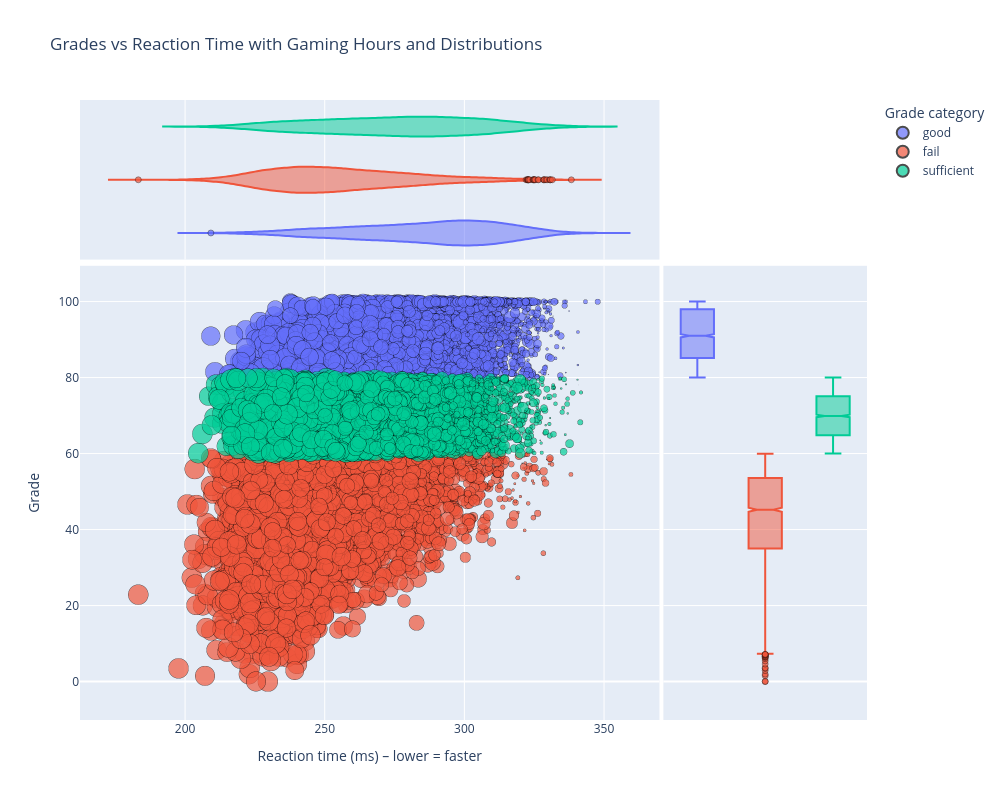

The code cell stored with this chart in its notebook:
### Code cell
# Ensure we only use realistic grades
df_filtered = df[df["grades"] <= 100].copy()

fig = px.scatter(
    df_filtered,
    x="reaction_time_ms",
    y="grades",
    color="grade_category",       # color by grade category
    size="gaming_hours",          # larger bubbles = more gaming hours
    hover_data=[
        "student_id",
        "age",
        "gender",
        "gaming_hours",
        "study_hours",
        "reaction_time_ms",
        "grades",
        "grade_category",
    ],
    marginal_x="violin",          # distribution of reaction times
    marginal_y="box",             # distribution of grades
    title="Grades vs Reaction Time with Gaming Hours and Distributions",
    width=1000,
    height=800,
)

# Make points readable
fig.update_traces(marker=dict(opacity=0.7, line=dict(width=0.5, color="black")))

# Improve axis labels
fig.update_layout(
    xaxis_title="Reaction time (ms) – lower = faster",
    yaxis_title="Grade",
    legend_title_text="Grade category",
)

fig.show()

### Figure 1 — Plotly figure (JSON) as saved in the notebook; plotly's stock layout.template omitted (floating-point values rounded to 4 significant figures; data arrays with more than 128 entries replaced by an {"elided": "..."} marker saying what was removed)
{"data": [{"customdata": {"elided": "2317x6 mixed values"}, "hovertemplate": "grade_category=%{customdata[5]}<br>reaction_time_ms=%{x}<br>grades=%{y}<br>gaming_hours=%{customdata[3]}<br>student_id=%{customdata[0]}<br>age=%{customdata[1]}<br>gender=%{customdata[2]}<br>study_hours=%{customdata[4]}<extra></extra>", "legendgroup": "good", "marker": {"color": "#636efa", "line": {"color": "black", "width": 0.5}, "opacity": 0.7, "size": {"elided": "2317 float values"}, "sizemode": "area", "sizeref": 0.02, "symbol": "circle"}, "mode": "markers", "name": "good", "showlegend": true, "type": "scattergl", "x": {"elided": "2317 float values"}, "xaxis": "x", "y": {"elided": "2317 float values"}, "yaxis": "y"}, {"alignmentgroup": "True", "customdata": {"elided": "2317x6 mixed values"}, "hovertemplate": "grade_category=%{customdata[5]}<br>reaction_time_ms=%{x}<br>student_id=%{customdata[0]}<br>age=%{customdata[1]}<br>gender=%{customdata[2]}<br>gaming_hours=%{customdata[3]}<br>study_hours=%{customdata[4]}<extra></extra>", "legendgroup": "good", "marker": {"color": "#636efa", "line": {"color": "black", "width": 0.5}, "opacity": 0.7, "symbol": "circle"}, "name": "good", "offsetgroup": "good", "scalegroup": "x", "showlegend": false, "type": "violin", "x": {"elided": "2317 float values"}, "xaxis": "x3", "yaxis": "y3"}, {"alignmentgroup": "True", "customdata": {"elided": "2317x6 mixed values"}, "hovertemplate": "grade_category=%{customdata[5]}<br>grades=%{y}<br>student_id=%{customdata[0]}<br>age=%{customdata[1]}<br>gender=%{customdata[2]}<br>gaming_hours=%{customdata[3]}<br>study_hours=%{customdata[4]}<extra></extra>", "legendgroup": "good", "marker": {"color": "#636efa", "line": {"color": "black", "width": 0.5}, "opacity": 0.7, "symbol": "circle"}, "name": "good", "notched": true, "offsetgroup": "good", "showlegend": false, "type": "box", "xaxis": "x2", "y": {"elided": "2317 float values"}, "yaxis": "y2"}, {"customdata": {"elided": "3131x6 mixed values"}, "hovertemplate": "grade_category=%{customdata[5]}<br>reaction_time_ms=%{x}<br>grades=%{y}<br>gaming_hours=%{customdata[3]}<br>student_id=%{customdata[0]}<br>age=%{customdata[1]}<br>gender=%{customdata[2]}<br>study_hours=%{customdata[4]}<extra></extra>", "legendgroup": "fail", "marker": {"color": "#EF553B", "line": {"color": "black", "width": 0.5}, "opacity": 0.7, "size": {"elided": "3131 float values"}, "sizemode": "area", "sizeref": 0.02, "symbol": "circle"}, "mode": "markers", "name": "fail", "showlegend": true, "type": "scattergl", "x": {"elided": "3131 float values"}, "xaxis": "x", "y": {"elided": "3131 float values"}, "yaxis": "y"}, {"alignmentgroup": "True", "customdata": {"elided": "3131x6 mixed values"}, "hovertemplate": "grade_category=%{customdata[5]}<br>reaction_time_ms=%{x}<br>student_id=%{customdata[0]}<br>age=%{customdata[1]}<br>gender=%{customdata[2]}<br>gaming_hours=%{customdata[3]}<br>study_hours=%{customdata[4]}<extra></extra>", "legendgroup": "fail", "marker": {"color": "#EF553B", "line": {"color": "black", "width": 0.5}, "opacity": 0.7, "symbol": "circle"}, "name": "fail", "offsetgroup": "fail", "scalegroup": "x", "showlegend": false, "type": "violin", "x": {"elided": "3131 float values"}, "xaxis": "x3", "yaxis": "y3"}, {"alignmentgroup": "True", "customdata": {"elided": "3131x6 mixed values"}, "hovertemplate": "grade_category=%{customdata[5]}<br>grades=%{y}<br>student_id=%{customdata[0]}<br>age=%{customdata[1]}<br>gender=%{customdata[2]}<br>gaming_hours=%{customdata[3]}<br>study_hours=%{customdata[4]}<extra></extra>", "legendgroup": "fail", "marker": {"color": "#EF553B", "line": {"color": "black", "width": 0.5}, "opacity": 0.7, "symbol": "circle"}, "name": "fail", "notched": true, "offsetgroup": "fail", "showlegend": false, "type": "box", "xaxis": "x2", "y": {"elided": "3131 float values"}, "yaxis": "y2"}, {"customdata": {"elided": "2418x6 mixed values"}, "hovertemplate": "grade_category=%{customdata[5]}<br>reaction_time_ms=%{x}<br>grades=%{y}<br>gaming_hours=%{customdata[3]}<br>student_id=%{customdata[0]}<br>age=%{customdata[1]}<br>gender=%{customdata[2]}<br>study_hours=%{customdata[4]}<extra></extra>", "legendgroup": "sufficient", "marker": {"color": "#00cc96", "line": {"color": "black", "width": 0.5}, "opacity": 0.7, "size": {"elided": "2418 float values"}, "sizemode": "area", "sizeref": 0.02, "symbol": "circle"}, "mode": "markers", "name": "sufficient", "showlegend": true, "type": "scattergl", "x": {"elided": "2418 float values"}, "xaxis": "x", "y": {"elided": "2418 float values"}, "yaxis": "y"}, {"alignmentgroup": "True", "customdata": {"elided": "2418x6 mixed values"}, "hovertemplate": "grade_category=%{customdata[5]}<br>reaction_time_ms=%{x}<br>student_id=%{customdata[0]}<br>age=%{customdata[1]}<br>gender=%{customdata[2]}<br>gaming_hours=%{customdata[3]}<br>study_hours=%{customdata[4]}<extra></extra>", "legendgroup": "sufficient", "marker": {"color": "#00cc96", "line": {"color": "black", "width": 0.5}, "opacity": 0.7, "symbol": "circle"}, "name": "sufficient", "offsetgroup": "sufficient", "scalegroup": "x", "showlegend": false, "type": "violin", "x": {"elided": "2418 float values"}, "xaxis": "x3", "yaxis": "y3"}, {"alignmentgroup": "True", "customdata": {"elided": "2418x6 mixed values"}, "hovertemplate": "grade_category=%{customdata[5]}<br>grades=%{y}<br>student_id=%{customdata[0]}<br>age=%{customdata[1]}<br>gender=%{customdata[2]}<br>gaming_hours=%{customdata[3]}<br>study_hours=%{customdata[4]}<extra></extra>", "legendgroup": "sufficient", "marker": {"color": "#00cc96", "line": {"color": "black", "width": 0.5}, "opacity": 0.7, "symbol": "circle"}, "name": "sufficient", "notched": true, "offsetgroup": "sufficient", "showlegend": false, "type": "box", "xaxis": "x2", "y": {"elided": "2418 float values"}, "yaxis": "y2"}], "layout": {"height": 800, "legend": {"itemsizing": "constant", "title": {"text": "Grade category"}, "tracegroupgap": 0}, "title": {"text": "Grades vs Reaction Time with Gaming Hours and Distributions"}, "width": 1000, "xaxis": {"anchor": "y", "domain": [0, 0.7363], "title": {"text": "Reaction time (ms) – lower = faster"}}, "xaxis2": {"anchor": "y2", "domain": [0.7413, 1], "matches": "x2", "showgrid": false, "showline": false, "showticklabels": false, "ticks": ""}, "xaxis3": {"anchor": "y3", "domain": [0, 0.7363], "matches": "x", "showgrid": true, "showticklabels": false}, "xaxis4": {"anchor": "y4", "domain": [0.7413, 1], "matches": "x2", "showgrid": false, "showline": false, "showticklabels": false, "ticks": ""}, "yaxis": {"anchor": "x", "domain": [0, 0.7326], "title": {"text": "Grade"}}, "yaxis2": {"anchor": "x2", "domain": [0, 0.7326], "matches": "y", "showgrid": true, "showticklabels": false}, "yaxis3": {"anchor": "x3", "domain": [0.7426, 1], "matches": "y3", "showgrid": false, "showline": false, "showticklabels": false, "ticks": ""}, "yaxis4": {"anchor": "x4", "domain": [0.7426, 1], "matches": "y3", "showgrid": true, "showline": false, "showticklabels": false, "ticks": ""}}}
